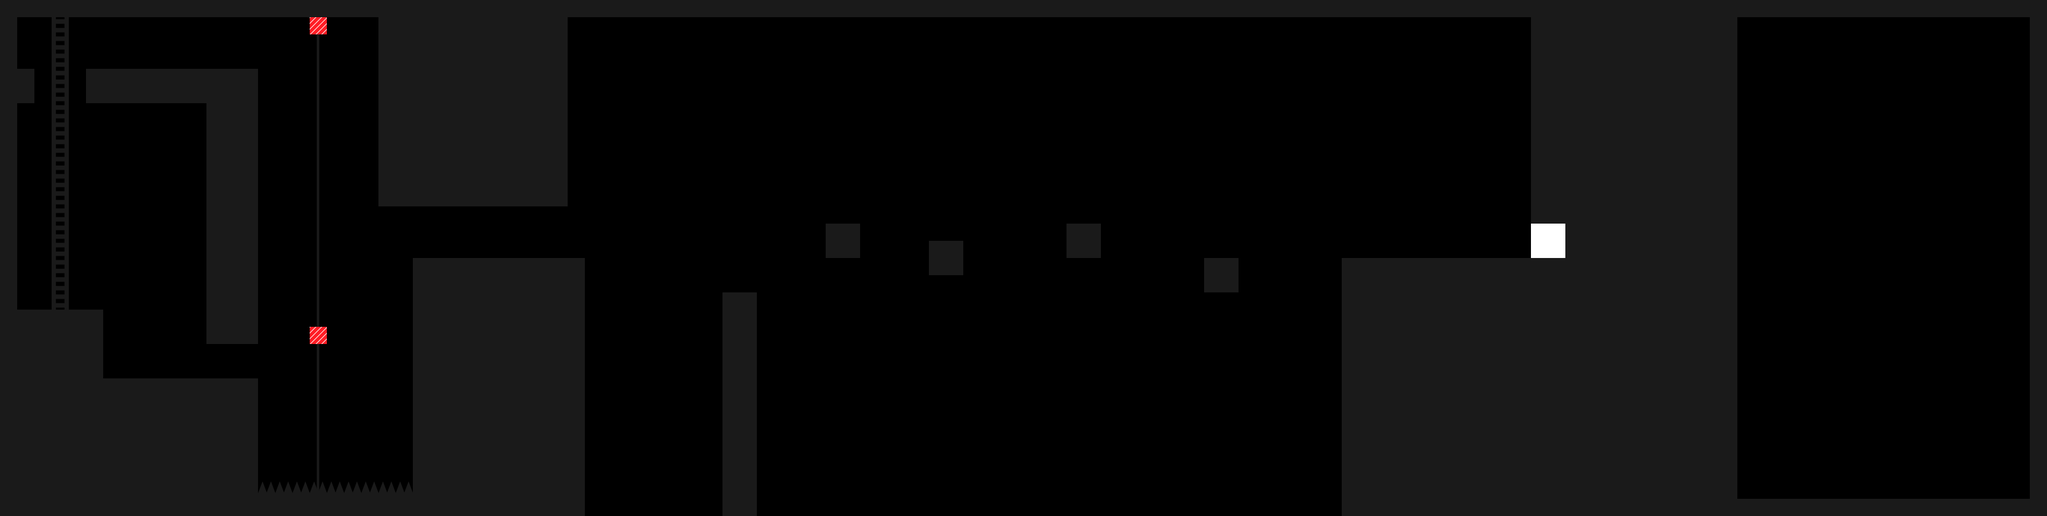

The image is a tile-based game level rendered from a .tmx file. Its description and source (layers, tilesets, objects; grid data summarised) follow:
An orthogonal 119x30 tile map with 30x30 px tiles, 6 tile layers (backgroundLayer, blockLayer, ladderLayer, spikeLayer, ...) and 1 object.

<map version="1.0" orientation="orthogonal" renderorder="right-down" width="119" height="30" tilewidth="30" tileheight="30" nextobjectid="2">
 <tileset firstgid="1" name="tileset" tilewidth="30" tileheight="30">
  <image source="../tileset.png" width="570" height="30" />
 </tileset>
 <layer name="backgroundLayer" width="119" height="30">
  <data>[3570 cells, 28 non-empty, 1 distinct tile ids]</data>
 </layer>
 <layer name="blockLayer" width="119" height="30">
  <data>[3570 cells, 1221 non-empty, 1 distinct tile ids]</data>
 </layer>
 <layer name="ladderLayer" width="119" height="30">
  <data>[3570 cells, 17 non-empty, 1 distinct tile ids]</data>
 </layer>
 <layer name="spikeLayer" width="119" height="30">
  <data>[3570 cells, 9 non-empty, 1 distinct tile ids]</data>
 </layer>
 <objectgroup name="objectLayer">
  <object id="1" gid="2" x="479" y="300" width="30" height="30" />
 </objectgroup>
 <layer name="invisibleBlockLayer" width="119" height="30">
  <data>[3570 cells, 2 non-empty, 1 distinct tile ids]</data>
 </layer>
 <layer name="doorLayer" width="119" height="30">
  <data>[3570 cells, 4 non-empty, 1 distinct tile ids]</data>
 </layer>
</map>
